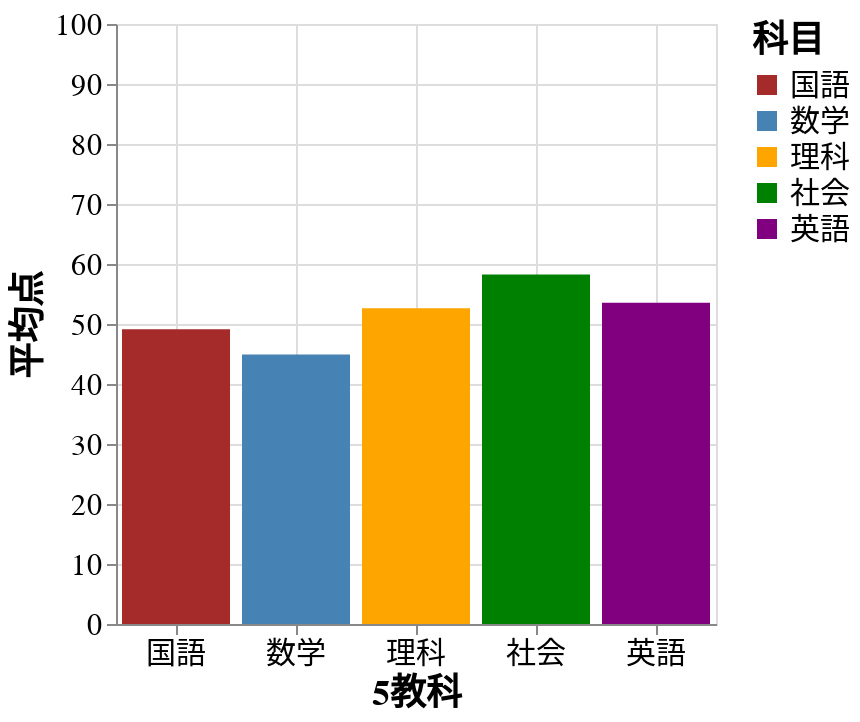

This figure's notebook cell:
### Markdown cell above
## Aggregate とTooltips （棒グラフ）

Altair では Pandas や SQL における groupby が aggregate 関数を使用することで可能です。可能な集計は ``"mean"``、 ``"sum"``、``"median"``、``"min"``、``"max"``、``"count"`` の6つです。

前節でふれた ``.alt.Tooltip()``でも aggregate 関数は使用可能です。

### Code cell
bar_chart = (
    alt.Chart(long_df)
    .mark_bar()
    .encode(
        x=alt.X(
            "科目:N",
            sort=alt.Sort(sub),
            axis=alt.Axis(title="5教科"),
        ),
        y=alt.Y(
            "得点:Q",
            aggregate="mean", # aggregate 関数の指定
            scale=alt.Scale(domain=[0, 100]),
            axis=alt.Axis(title="平均点"),
        ),
        color=alt.Color(
            "科目:N",
            scale=alt.Scale(
                domain=sub, range=["brown", "steelblue", "orange", "green", "purple"]
            ),
        ),
        tooltip=[
            alt.Tooltip(field="得点", aggregate="mean", format=".2f"), # 平均得点を集計して小数第二位まで表示
            alt.Tooltip(field="科目"),
        ],
    )
)
bar_chart

### Figure 1 — Vega-Lite specification as saved in the notebook (floating-point values rounded to 4 significant figures; data arrays with more than 128 entries replaced by an {"elided": "..."} marker saying what was removed)
{"config": {"axis": {"ticks": true, "grid": true, "labelFont": "Yu Gothic UI", "labelFontSize": 15, "labelAngle": 0, "titleFont": "Yu Gothic UI", "titleFontSize": 18}, "legend": {"labelFont": "Yu Gothic UI", "labelFontSize": 15, "labelAngle": 0, "titleFont": "Yu Gothic UI", "titleFontSize": 18, "titleAngle": 0}, "header": {"labelFont": "Yu Gothic UI", "labelFontSize": 20, "labelAngle": 0, "titleFont": "Yu Gothic UI", "titleFontSize": 25, "titleAngle": 0}, "mark": {"font": "Yu Gothic UI"}, "title": {"font": "Yu Gothic UI", "subtitleFont": "Yu Gothic UI"}, "view": {"width": 300, "height": 300}, "background": "white"}, "data": {"name": "data-cb38e1ae7e5d0f4e2292037944499959"}, "mark": "bar", "encoding": {"color": {"field": "科目", "scale": {"domain": ["国語", "数学", "理科", "社会", "英語"], "range": ["brown", "steelblue", "orange", "green", "purple"]}, "type": "nominal"}, "tooltip": [{"aggregate": "mean", "field": "得点", "format": ".2f"}, {"field": "科目"}], "x": {"axis": {"title": "5教科"}, "field": "科目", "sort": ["国語", "数学", "理科", "社会", "英語"], "type": "nominal"}, "y": {"aggregate": "mean", "axis": {"title": "平均点"}, "field": "得点", "scale": {"domain": [0, 100]}, "type": "quantitative"}}, "$schema": "https://vega.github.io/schema/vega-lite/v4.17.0.json", "datasets": {"data-cb38e1ae7e5d0f4e2292037944499959": {"elided": "150 records"}}}
